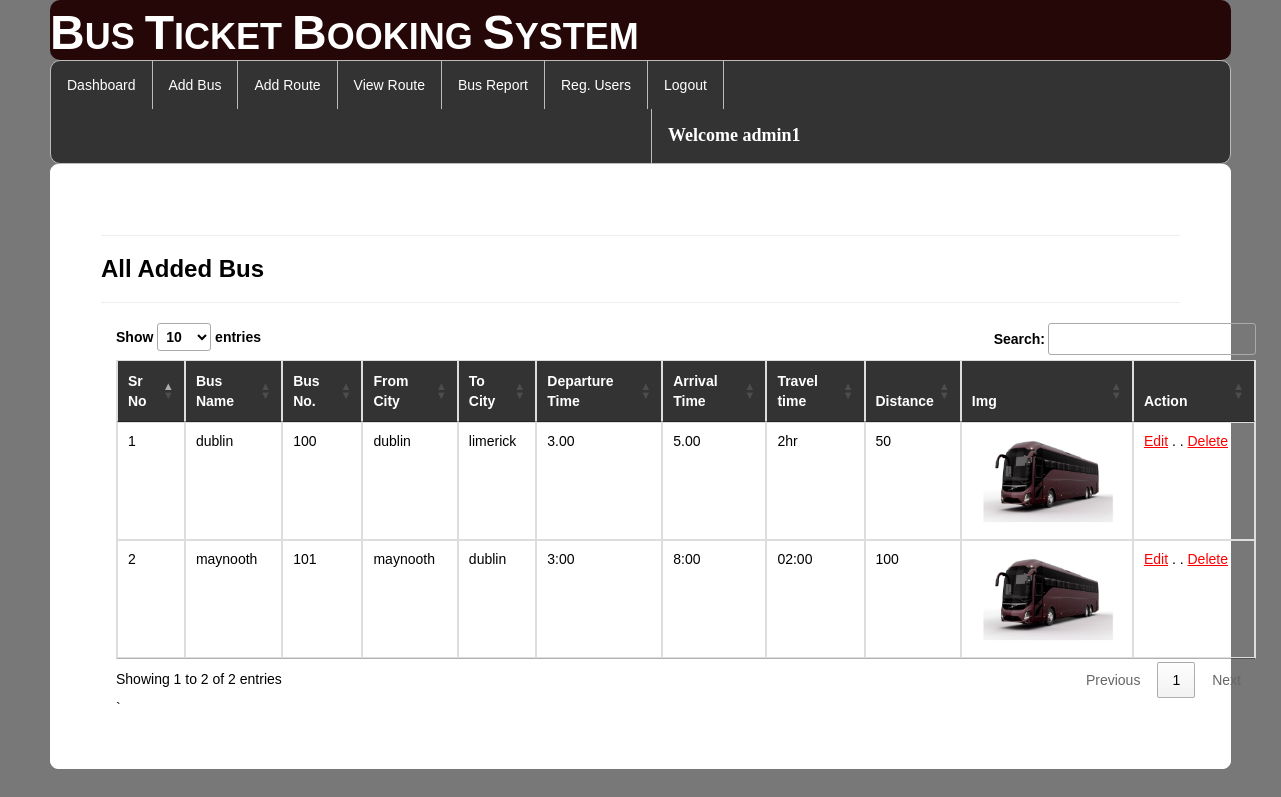
/viewbus/ (signed in), run on the app's committed database.
### bus/models.py (models this page shows, shortened)
class Add_Bus(models.Model):
    busname = models.CharField(max_length=30,null=True)
    bus_no = models.IntegerField(null=True)
    from_city = models.CharField(max_length=30,null=True)
    to_city = models.CharField(max_length=30,null=True)
    departuretime=models.CharField(max_length=30,null=True)
    arrivaltime=models.CharField(max_length=30,null=True)
    trevaltime=models.CharField(max_length=100,null=True)
    distance=models.IntegerField(null=True)
    img=models.FileField(null=True)

### bus/views.py (the view)
# urls.py: path('viewbus/', view_bus, name="view_bus"),
def view_bus(request):
    if not request.user.is_authenticated:
        return redirect('login')
    data=Add_Bus.objects.all()
    d={"data":data}
    return render(request,"view_bus.html",d)

### bus/templates/view_bus.html (shortened to what this page needs)
{% extends 'navigation3.html' %}
{% load static %}
{% block b %}
<div style="color:Black;border:1px solid white;border-radius:8px;background-color:white;padding:50px">
<hr><h3><strong>All Added Bus</strong></h3><hr>
    <div class="container">
<table class="noteCard table table-bordered" id="myTable">
  <thead style="color:white;background-color:#333">
  <tr>
    <th>Sr No</th>
    <th>Bus Name</th>
      <th> Bus No.</th>
      <th> From City</th>
    <th>To City</th>
    <th>Departure Time</th>
       <th>Arrival Time</th>
    <th>Travel time</th>
    <th>Distance</th>
    <th>Img</th>
    <th>Action</th>
  </tr>
  </thead>
   <tbody>
    {% for i in data %}
  <tr>
    <td>{{forloop.counter}}</td>
    <td>{{i.busname}}</td>
    <td>{{i.bus_no}}</td>
      <td>{{i.from_city}}</td>
      <td>{{i.to_city}}</td>
      <td>{{i.departuretime}}</td>
      <td>{{i.arrivaltime}}</td>
      <td>{{i.trevaltime}}</td>
      <td>{{i.distance}}</td>
      <td><img  src="{{i.img.url}}" style="width:150px;height:100px"></td>
    <td style="width:100px"><a href="{% url 'editbus' i.id %}" style="color:red"><u>Edit</u></a>  . .
   <a href="{% url 'delete' i.id %}" style="color:red"><u>Delete</u></a></td>
  </tr>
    {% endfor %}
    </tbody>
</table>`
 </div>
</div>
{% endblock %}

### bus/templates/navigation3.html (shortened to what this page needs)
{% extends 'head.html' %}
{% load static %}
{% block body %}
<link rel = stylesheet href = "//cdn.datatables.net/1.10.19/css/jquery.dataTables.min.css">
<ul class="id2">
  <li id="id1"><a href="{% url 'admindashboard' %}">Dashboard</a></li>
  <li id="id1"><a href="{% url 'add_bus' %}">Add Bus</a></li>
  <li id="id1"><a href="{% url 'add_route' %}">Add Route</a></li>
  <li id="id1"><a href="{% url 'availableroute' %}">View Route</a></li>
  <li id="id1"><a href="{% url 'view_bus'%}">Bus Report</a></li>
<li id="id1"><a href="{% url 'view_regusers' %}">Reg. Users</a></li>
  <li id="id1"><a href="{% url 'log_out' %}">Logout</a></li>
      <li id="id2" style="margin-left:600px"><a href="" style="color:white"><strong style="font-size:18px;font-family:cursive">Welcome {{request.user.username}}</strong></a></li>
</ul>
{% block b %}
{% endblock %}
{% endblock %}

### bus/templates/navigation3.html (style rules this page uses)
.id2 { list-style-type: none; margin: 0; padding: 0; overflow: hidden; background-color: #333; border-radius:10px; border:1px solid #bbb; }
#id1 { float: left; border-right:1px solid #bbb; }
#id2 { float: left; border-left:1px solid #bbb; }
li:last-child { border-right: none; }
li a { display: block; color: white; text-align: center; padding: 14px 16px; text-decoration: none; }
body { font-family: Arial, Helvetica, sans-serif; }

### data on the page
Add_Bus: busname "dublin", bus_no "100", from_city "dublin", to_city "limerick", departuretime "3.00", arrivaltime "5.00", trevaltime "2hr", distance "50", img (picture)
Add_Bus: busname "maynooth", bus_no "101", from_city "maynooth", to_city "dublin", departuretime "3:00", arrivaltime "8:00", trevaltime "02:00", distance "100", img (picture)

### other printed values
{{ request.user.username }} "admin1"
